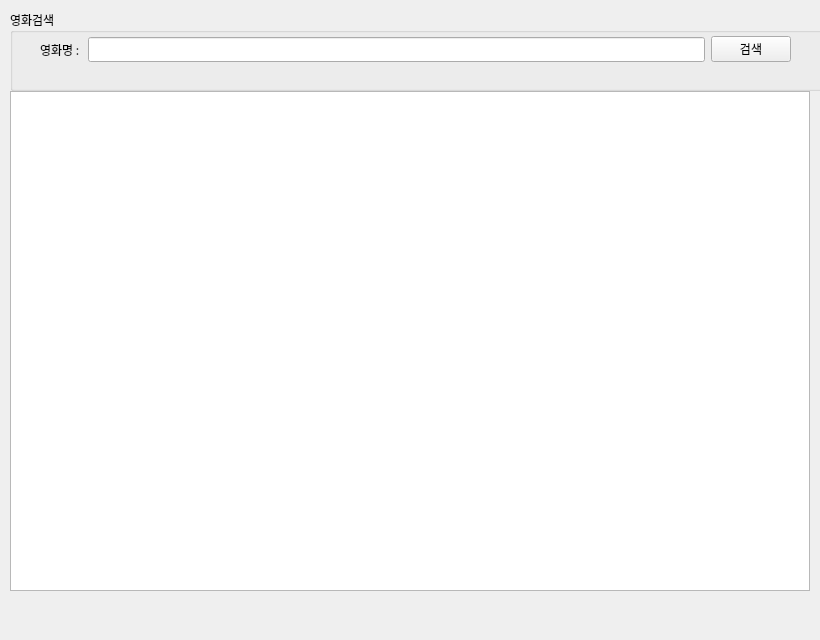
<?xml version="1.0" encoding="UTF-8"?>
<ui version="4.0">
 <class>FrmMain</class>
 <widget class="QWidget" name="FrmMain">
  <property name="enabled">
   <bool>true</bool>
  </property>
  <property name="geometry">
   <rect>
    <x>0</x>
    <y>0</y>
    <width>820</width>
    <height>640</height>
   </rect>
  </property>
  <property name="minimumSize">
   <size>
    <width>820</width>
    <height>640</height>
   </size>
  </property>
  <property name="maximumSize">
   <size>
    <width>820</width>
    <height>640</height>
   </size>
  </property>
  <property name="font">
   <font>
    <family>맑은 고딕</family>
   </font>
  </property>
  <property name="windowTitle">
   <string>네이버API 영화검색앱</string>
  </property>
  <widget class="QWidget" name="verticalLayoutWidget">
   <property name="geometry">
    <rect>
     <x>10</x>
     <y>10</y>
     <width>822</width>
     <height>81</height>
    </rect>
   </property>
   <layout class="QVBoxLayout" name="searchLatout">
    <item>
     <widget class="QGroupBox" name="groupBox">
      <property name="minimumSize">
       <size>
        <width>820</width>
        <height>0</height>
       </size>
      </property>
      <property name="font">
       <font>
        <family>나눔고딕</family>
       </font>
      </property>
      <property name="title">
       <string>영화검색</string>
      </property>
      <widget class="QWidget" name="layoutWidget">
       <property name="geometry">
        <rect>
         <x>30</x>
         <y>24</y>
         <width>751</width>
         <height>31</height>
        </rect>
       </property>
       <layout class="QHBoxLayout" name="horizontalLayout">
        <item>
         <widget class="QLabel" name="label">
          <property name="font">
           <font>
            <family>나눔고딕</family>
           </font>
          </property>
          <property name="text">
           <string>영화명 : </string>
          </property>
         </widget>
        </item>
        <item>
         <widget class="QLineEdit" name="txtsearch">
          <property name="font">
           <font>
            <family>나눔고딕</family>
           </font>
          </property>
         </widget>
        </item>
        <item>
         <widget class="QPushButton" name="btnsearch">
          <property name="font">
           <font>
            <family>나눔고딕</family>
           </font>
          </property>
          <property name="text">
           <string>검색</string>
          </property>
         </widget>
        </item>
       </layout>
      </widget>
     </widget>
    </item>
   </layout>
  </widget>
  <widget class="QWidget" name="verticalLayoutWidget_2">
   <property name="geometry">
    <rect>
     <x>10</x>
     <y>90</y>
     <width>802</width>
     <height>502</height>
    </rect>
   </property>
   <layout class="QVBoxLayout" name="verticalLayout">
    <item>
     <widget class="QTableWidget" name="tblResult">
      <property name="minimumSize">
       <size>
        <width>800</width>
        <height>500</height>
       </size>
      </property>
      <property name="maximumSize">
       <size>
        <width>800</width>
        <height>500</height>
       </size>
      </property>
      <property name="font">
       <font>
        <family>나눔고딕</family>
       </font>
      </property>
     </widget>
    </item>
   </layout>
  </widget>
 </widget>
 <resources/>
 <connections/>
</ui>
